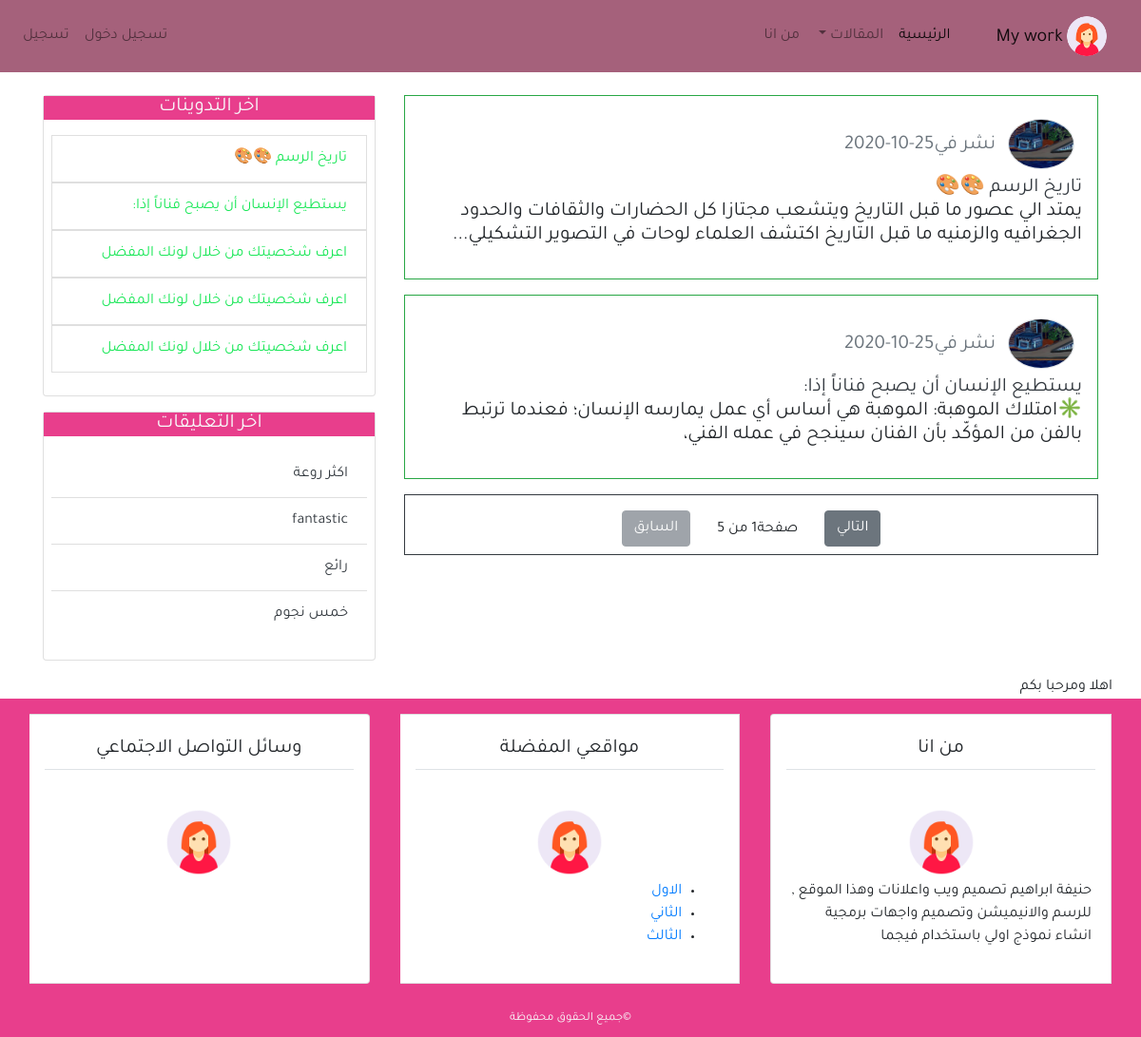
The page / on the database its author committed.
### blog/models.py (models this page shows, shortened)
class Post(models.Model):
    title=models.CharField(max_length=100)
    content=models.TextField()
    post_date=models.DateTimeField(default=timezone.now)
    post_update=models.DateTimeField(auto_now=True)
    author=models.ForeignKey(User,on_delete=models.CASCADE)
    class Meta:
       ordering=('-post_date',)

class Comment(models.Model):
      name=models.CharField(max_length=50,verbose_name='الاسم')
      email=models.EmailField(verbose_name='الايميل')
      body=models.TextField(verbose_name='التعليق')
      comment_date=models.DateTimeField(auto_now_add=True)
      active=models.BooleanField(default=False)
      post=models.ForeignKey(Post,on_delete=models.CASCADE,related_name='comments')
      class Meta:
       ordering=('-comment_date',)

### user/models.py (models this page shows, shortened)
class Profile(models.Model):
    image= models.ImageField(default='default.jpg',upload_to='profile_pics')
    user=models.OneToOneField(User,on_delete=models.CASCADE)

### blog/views.py (the view)
# urls.py: path('',views.home,name='home'),
def home(request):
    posts=Post.objects.all()
    paginator=Paginator(posts,2)
    page=request.GET.get('page')
    try:
        posts=paginator.page(page)
    except PageNotAnInteger:
        posts=paginator.page(1)
    except EmptyPage:
        posts=paginator.page(paginator.num_page)
    context={
        'title':'الصفحة الرئيسية',
        'posts':posts,
        'page':page,
    }
    return render(request,'blog/index.html',context)

### blog/templatetags/post_tag.py (called while the page is built)
@register.inclusion_tag('blog/latests_post.html')
def latest_posts():
    context={
              'l_posts': Post.objects.all()[0:5]
    }
    return context

@register.inclusion_tag('blog/latest_comments.html')
def latest_comments():
    context={
              'l_comments': Comment.objects.filter(active=True)[0:5]
    }
    return context

### blog/templates/blog/index.html (shortened to what this page needs)
{%extends 'blog/base.html'%}
 {%load static%}
{%block content%}
{% for post in posts %}
<div class="border border-success p-3 mb-3" >
  <h3>
    <img class="rounded-circle border m-2" width="70px"  src="{{post.author.profile.image.url}} " alt="صورة" >
    <span class="text-secondary">نشر في{{post.post_date|date:'d-m-Y'}}</span><br>
    <a class="text-dark"href="{% url 'detail' post.pk %}">{{post.title}}</a>
    <p>{{post.content}}</p>
  </h3>
</div>
{% endfor %}
{% include 'blog/pagination.html' with page=posts %}
{%endblock content%}

### blog/templates/blog/base.html (shortened to what this page needs)
{% load static %}
{% load post_tag %}
<!DOCTYPE html>
<html lang="ar">
<head>
    <link rel="stylesheet" href="{%static 'blog/css/bootstrap.min.css' %}">
    <link rel="stylesheet" href="{%static 'blog/css/main.css' %}">
</head>
<body>
    <header>
        <nav class="navbar navbar-expand-lg navbar-light bg-light">
            <a class="navbar-brand" href="#">
              <img src="{%static 'blog/images/circled.png'%}" alt="شعار"width="50px">My work</a>
            <div class="collapse navbar-collapse" id="navbarSupportedContent">
                    <ul class="navbar-nav ">
                          <li class="nav-item active">
                            <a class="nav-link" href="{%url 'home'%}">الرئيسية<span class="sr-only">(current)</span></a>
                          </li>
                            <li class="nav-item dropdown">
                              <a class="nav-link dropdown-toggle" href="#" id="navbarDropdown" role="button" data-toggle="dropdown" aria-haspopup="true" aria-expanded="false">
                               المقالات
                              </a>
                            </li>
                            <li class="nav-item">
                                <a class="nav-link" href="{%url 'about' %}"> من انا </a>
                              </li>
                    </ul>
                    {%if user.is_authenticated %}
                         <ul class="navbar-nav mr-auto">
                            <li class="nav-item "><a class="nav-link" href="{%url 'new_post'%}">اضافة جديدة</a></li>
                            <li class="nav-item "><a class="nav-link" href="{%url 'profile'%}"> الملف الشخصي</a> </li>
                            <li class="nav-item "><a class="nav-link" href="{% url 'logout' %}">تسجيل خروج</a></li>
                       </ul>
                    {% else %}
                         <ul class="navbar-nav mr-auto">
                            <li class="nav-item "><a class="nav-link" href="{%url 'login'%}">تسجيل دخول</a></li>
                            <li class="nav-item "><a class="nav-link" href="{%url 'register'%}"> تسجيل</a> </li>
                       </ul>
                    {% endif %}
            </div>
          </nav>
    </header>
    <section>
      <div class="container">
        <div class="row mt-4">
          <div class="col-md-8">
           {%block content%}
           {%endblock%}
           </div>
            <div class="col-md-4">
              <div class="card mb-3">
                <h3 class="text-center bg-secondary text-light P-2">اخر التدوينات</h3>
                {% latest_posts %}
           </div>
           <div class="card mb-3">
                <h3 class="text-center bg-secondary text-light P-2">اخر التعليقات</h3>
                {% latest_comments %}
            </div>
      </div>
      <div>   اهلا ومرحبا بكم </div>
        </div>
        </section>
        <footer class="bg-secondary">
          <div class="container-fluid">
              <div class="row">
                <div class="col-md">
                   <div class="card-group ">
                     <div class="card m-3">
                        <h3 class="card-title text-center border-bottom p-2 m-3">من انا</h3>
                        <div class="card-body">
                           <div class="text-center">
                            <img src="{%static 'blog\images\circled.png'%}" alt="circled" width="80px">
                           </div>
                            حنيفة ابراهيم تصميم ويب
                             واعلانات وهذا الموقع ,
                              للرسم والانيميشن وتصميم واجهات برمجية
                              انشاء نموذج اولي باستخدام فيجما
                         </div>
                     </div>
                     <div class="card m-3">
                      <h3 class="card-title text-center border-bottom p-2 m-3">مواقعي المفضلة</h3>
                          <div class="card-body">
                             <div class="text-center">
                              <img src="{%static 'blog\images\circled.png'%}" alt="circled" width="80px">
                             </div>
                                <ul>
                                  <li> <a href="https://www.youtube.com/c/YesImaDesigner">الاول</a></li>
                                  <li> <a href="https://www.youtube.com/channel/UCX4mqbvv5lGqLpI4FYlJt4w">الثاني</a></li>
                                  <li> <a href="https://www.youtube.com/c/DaniilGartman">الثالث</a></li>
                                </ul>
                          </div>
                    </div>
                   <div class="card m-3">
                    <h3 class="card-title text-center border-bottom p-2 m-3">وسائل التواصل الاجتماعي</h3>
                      <h4 class="card-body text-center">
                           <div class="text-center">
                            <img src="{%static 'blog\images\circled.png'%}" alt="circled" width="80px">
                           </div>
                          </h4>
                     </div>
                   </div>
                </div>
              </div>
              <div class="row p-2">
                <div class="col-md text-center">
                  <small class="text-light ">
                    &copy;جميع الحقوق محفوظة
                  </small>
                </div>
              </div>
          </div>
        </footer>
</body>
</html >

### blog/templates/blog/pagination.html (shortened to what this page needs)
<!DOCTYPE html>
{%load static %}
<html lang="en">
<head>
</head>
<body>
                <div class=" border border-dark pt-3  pb-2 mb-4 text-center">
                    {%if page.has_next %}
                    <a class="btn btn-secondary" href="?page={{page.next_page_number}}">التالي</a>
                    {%else %}
                    <a class="btn btn-secondary disabled  " href="#">التالي<i class="fas fa-arrow-left"></i></a>
                    {% endif %}
                         <span class="pr-4 pl-4">صفحة{{page.number}} من {{page.paginator.num_pages}}</span>
                    {%if page.has_previous %}
                      <a class="btn btn-secondary" href="?page={{page.previous_page_number}}"><i class="fas fa-arrow-right"></i> السابق</a>
                    {%else%}
                     <a class="btn btn-secondary disabled" href="#">  السابق</a>
                    {% endif %}
                </div>
</body>
</html>

### blog/templates/blog/latests_post.html
<ul class="list-group-flush p-2  " >
    {%for post in l_posts %}
    <a class="text-dark" href="{% url 'detail' post.pk %}">
        <li class="list-group-item ff ">{{post.title}}</li>
    </a>
    {% endfor %}
</ul>

### blog/templates/blog/latest_comments.html
<ul class="list-group-flush p-2  " >
    {%for comment in l_comments %}
    <li class="list-group-item ff ">
      <a class="text-dark" href="{% url 'detail' comment.post.pk %}">
            {% if comment.body|length > 10 %}
            {{comment.body|slice:'12'}}..
            {% else %}
            {{comment.body}}
            {%endif%}
      </a>
    </li>
    {% empty %}
       <li class="list-group-item ff ">لا يوجد تعليقات</li>
    {% endfor %}
</ul>

### blog/static/blog/css/main.css (style rules this page uses)
html,body { direction: rtl; text-align: right; }
body { font-family: 'Tajawal',sans-serif; }
h3 { font-size: 1.3em; }
.bg-secondary { background-color:#e83e8c!important; }
.bg-light { background-color:rgb(165, 97, 123) !important; }
.ff { color: rgb(25, 231, 87); }

### rows shown on the page
Post: author.profile.image (picture), post_date "25-10-2020", title "تاريخ الرسم 🎨🎨", content "يمتد الي عصور ما قبل التاريخ ويتشعب مجتازا كل الحضارات والثقافات والحدود الجغرافيه والزمنيه ما قبل التاريخ اكتشف العلماء لوحات في التصوير التشكيلي..."
Post: author.profile.image (picture), post_date "25-10-2020", title "يستطيع الإنسان أن يصبح فناناً إذا:", content "✳️امتلاك الموهبة: الموهبة هي أساس أي عمل يمارسه الإنسان؛ فعندما ترتبط بالفن من المؤكّد بأن الفنان سينجح في عمله الفني،"
Post: title "اعرف شخصيتك من خلال لونك المفضل"
Post: title "اعرف شخصيتك من خلال لونك المفضل"
Post: title "اعرف شخصيتك من خلال لونك المفضل"
Comment: body "اكثر روعة"
Comment: body "fantastic"
Comment: body "رائع"
Comment: body "خمس نجوم"

### other values the page prints
{{ page.paginator.num_pages }} "5"
